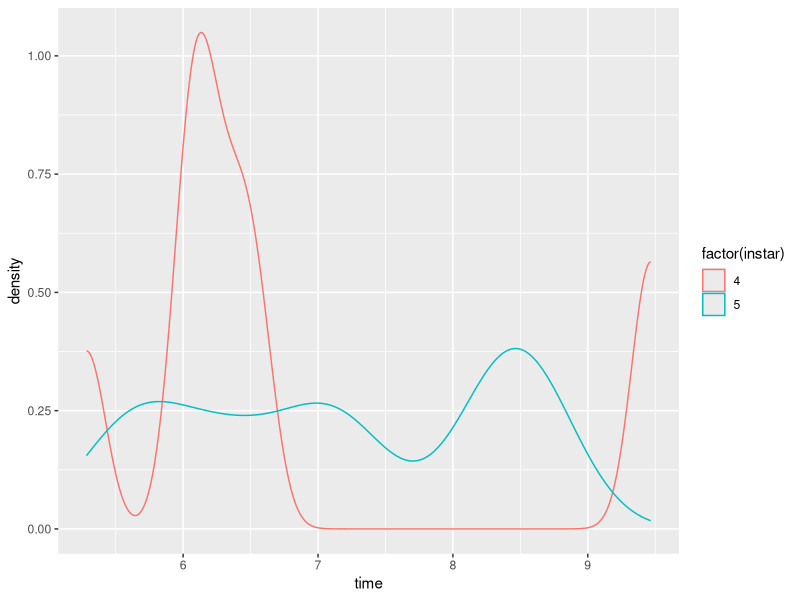
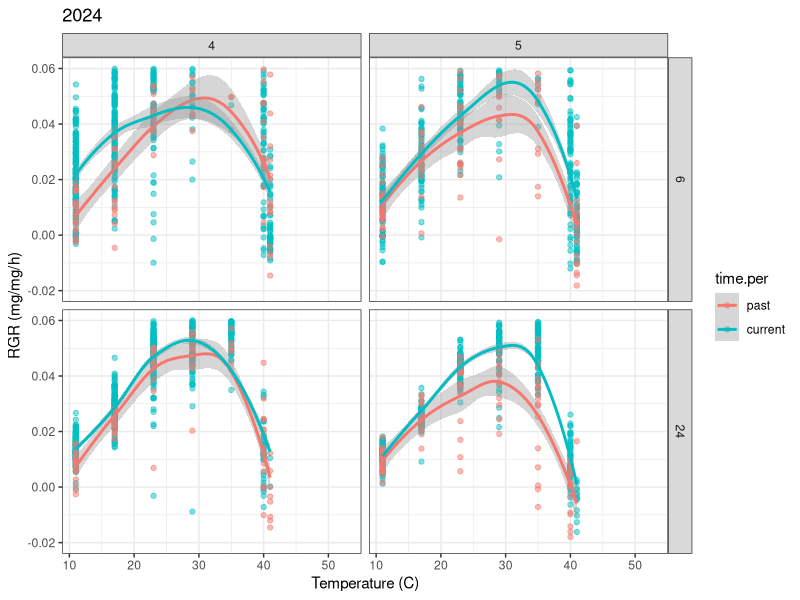

Write R code to recreate these figures, in order.
## Taylor M. Hatcher
## Analysis of 6 hr and 24hr constant TPCs for P. rapae. Each caterpillar only experienced one temperature for 24 hours. 
library(ggplot2)
library(data.table)
library(dplyr)
library(patchwork)
library(reshape2)
library(viridis)
library(tidyverse)

setwd("~/Desktop/Repos/WARP2024")
#past data 
tpc1 = read.csv("PrapaeW.1999.ConstantTempTPCs.4thinstar.jul2021.xlsx - data.csv")
tpc1$instar=4

tpc2 = read.csv("PrapaeW.1999.ConstantTempTPCs.5thinstar.jul2021.xlsx - data.csv")
names(tpc2)=names(tpc1)
tpc2$instar=5

tpc.p= rbind(tpc1, tpc2)

tpc.p$rgr= (log(tpc.p$fw) - log(tpc.p$Mo))/tpc.p$time
tpc.p$time.per= "past"

tpc.ps= tpc.p[,c("UniID","mom","ID","temp","instar","time","duration","mgain","rgr","time.per")]
#plot
ggplot(tpc.ps[tpc.ps$time>5 & tpc.ps$time<11,], aes(x=time, color=factor(instar), group=factor(instar)))+
  geom_density()
  table(tpc.ps$time, tpc.ps$instar)
  
#recent 2024 TPC data
tpc.c = read.csv("2024PrapaeConstantTPCCombineddata.csv")


# Convert fw to numeric and drop nas
tpc.c$fw <- as.numeric(tpc.c$fw)

tpc.c$rgr= (log(tpc.c$fw) - log(tpc.c$M0))/tpc.c$duration
tpc.c$time.per= "current"

tpc.c$mom= tpc.c$Female
tpc.c$ID= tpc.c$Individual
tpc.c$UniID= paste(tpc.c$temp, tpc.c$mom, tpc.c$ID, sep=".")
#Calculate mass gained in each time treatment
tpc.c$mgain= tpc.c$fw - tpc.c$M0

#combine historic and current
tpc.cs= tpc.c[,c("UniID","mom","ID","temp","instar","time","duration","mgain","rgr","time.per")]


tpc= rbind(tpc.cs, tpc.ps)


######Plot

##Set up durations of 6hr and 24hr

tpc$dur=NA
tpc$time= as.numeric(tpc$time)
tpc[tpc$time>5 & tpc$time<11 & tpc$time.per=="past","dur"]=6
tpc[tpc$time>20 & tpc$time<26 & tpc$time.per=="past","dur"]=24
tpc[tpc$time.per=="current","dur"]= tpc[tpc$time.per=="current","duration"]

tpc.plot = ggplot(tpc[tpc$dur %in% c(6,24),], aes(x=temp, y=rgr, color=time.per)) +
  geom_point(alpha=0.5) +
  facet_grid(dur ~ instar) +
  geom_smooth() +
  theme_bw() +
  xlab("Temperature (C)") +
  ylab("RGR (mg/mg/h)") +
  ggtitle("2024") +
  ylim(-0.02, 0.06)

# Aggregate mean values with corrected standard error calculation
tpc.agg <- tpc %>%
  group_by(temp, time.per, dur, instar) %>%
  dplyr::summarise(
    mean = mean(rgr, na.rm = TRUE),
    se = sd(rgr, na.rm = TRUE) / sqrt(n())
  )
tpc$time.per <- factor(tpc$time.per, levels = c("past", "current"))

tpc.plot = ggplot(tpc[tpc$dur %in% c(6,24),], aes(x=temp, y=rgr, color=time.per)) +
  geom_point(alpha=0.5) +
  facet_grid(dur ~ instar) +
  geom_smooth() +
  theme_bw() +
  xlab("Temperature (C)") +
  ylab("RGR (mg/mg/h)") +
  ggtitle("2024") +
  ylim(-0.02, 0.06)

setwd('/Volumes/GoogleDrive/Shared drives/TrEnCh/Projects/WARP/Analyses/figures/')
pdf("2024TRNfeeding_constant.pdf",height = 8, width = 8)
# Display the final plot
print(tpc.plot)
